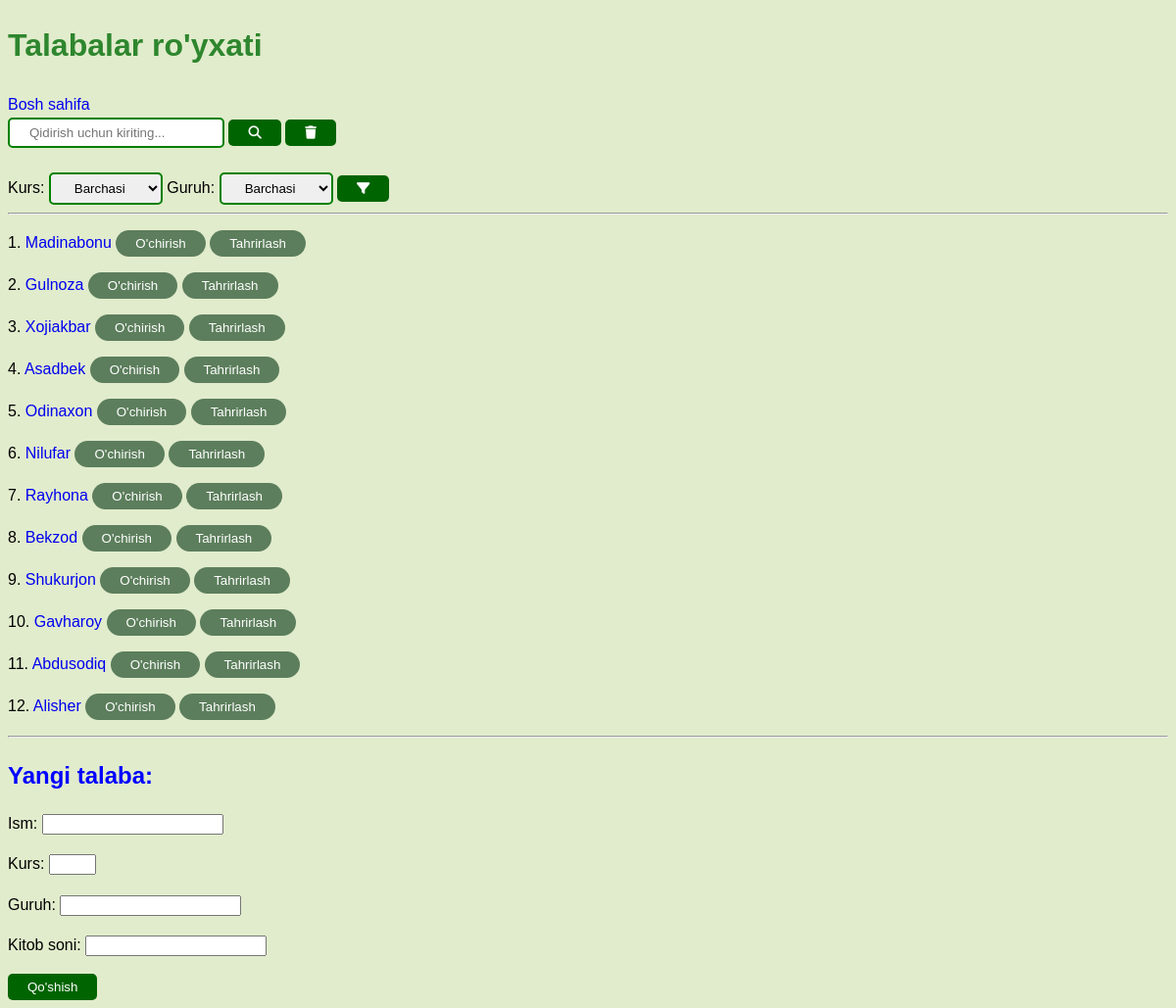
Screenshot of /talabalar/ with the database file from the repository.
### main/models.py (models this page shows, shortened)
class Talaba(models.Model):
    ism = models.CharField(max_length=100)
    guruh = models.CharField(max_length=50)
    kurs = models.PositiveSmallIntegerField(default=1)
    kitob_soni = models.PositiveSmallIntegerField(default=0)
    class Meta:
        verbose_name = 'Talaba'
        verbose_name_plural = 'Talabalar'

### main/views.py (the view, shortened to what this page needs)
# urls.py: path('talabalar/', talaba_view, name = 'talabalar'),
def talaba_view(request):
    form = TalabaForm
    talabalar = Talaba.objects.all()
    guruhlar = [item['guruh'] for item in Talaba.objects.all().values('guruh')]
    guruhlar = sorted(list(set(guruhlar)))
    search = request.GET.get('search')
    kurs = request.GET.get('kurs')
    guruh = request.GET.get('guruh')
    if search is not None:
        talabalar = talabalar.filter(ism__icontains = search)
    if kurs is not None and kurs != '0':
        talabalar = talabalar.filter(kurs = kurs)
    if guruh is not None and guruh != '0':
        talabalar = talabalar.filter(guruh = guruh)
    context = {
        'talabalar': talabalar,
        'guruh': guruh,
        'kurs': kurs,
        'search': search,
        'guruhlar': guruhlar,
        'form': form,
    }
    return render(request, 'talabalar.html', context)

### templates/talabalar.html (shortened to what this page needs)
<!DOCTYPE html>
<html lang="en">
<head>
    <link rel="stylesheet" href="https://cdnjs.cloudflare.com/ajax/libs/font-awesome/6.7.2/css/all.min.css" />
</head>
<body style="background-color: rgba(206, 224, 170, 0.596);">
  <h1 style="color:rgb(46, 134, 46);">Talabalar ro'yxati</h1>
  <a style = 'text-decoration: none' href = '/home/'>Bosh sahifa</a>
  <form>
    <input style="border:2px solid green; padding: 6px 20px; border-radius:5px; " name = 'search' placeholder = 'Qidirish uchun kiriting...'>
           <button style="padding: 6px 20px; background-color:darkgreen; color:white; border:none; border-radius:5px;">
             <i class="fa-solid fa-magnifying-glass"></i>
           </button>
            <a href ='/talabalar/'>
              <button style="padding: 6px 20px; background-color:darkgreen; color:white ; border:none; border-radius:5px;"type = "button">
                 <i class="fa-solid fa-trash"></i>
              </button>
            </a>
  </form>
  <br>
  <form>
    <label>Kurs:</label>
    <select style="border:2px solid green; padding: 6px 20px; border-radius:5px; " name="kurs">
      <option value = '0'>Barchasi</option>
    </select>
  <label>Guruh:</label>
    <select style="border:2px solid green; padding: 6px 20px; border-radius:5px; " name = 'guruh'>
      <option value = '0'>Barchasi</option>
    </select>
    <button style="padding: 6px 20px; background-color:darkgreen; color:white; border:none; border-radius:5px;">
       <i class="fa-solid fa-filter"></i>
    </button>
  </form>
  <hr>
  {% for talaba in talabalar %}
  <p>{{ forloop.counter }}.
    <a  style = "text-decoration: none" href="/talabalar/{{ talaba.id }}/">
      {{talaba.ism}}
    </a>
    <button style ='padding: 6px 20px; border: none; border-radius: 30px; background-color: rgb(92, 126, 92); '>
      <a style = 'text-decoration: none; color:white;' href="/talabalar/{{ talaba.id }}/delete/">O'chirish</a>
    </button>
    <button style ='padding: 6px 20px; border: none; border-radius: 30px; background-color: rgb(92, 126, 92); '>
      <a style = 'text-decoration: none; color:white;' href="/talabalar/{{ talaba.id }}/update/">Tahrirlash</a>
    </button>
  </p>
  {% endfor %}
  <hr>
  <h2>Yangi talaba:</h2>
  <form method = 'post'>
    {{ form.as_p }}
      <button style="padding: 6px 20px; background-color:darkgreen; color:white; border:none; border-radius:5px;">Qo'shish</button>
  </form>
</body>
</html>

### templates/talabalar.html (style rules this page uses)
body { font-family: Arial, sans-serif; line-height: 1.6 }
h2 { color: blue; margin-bottom: 10px; }

### rows the page displays
Talaba: ism "Madinabonu"
Talaba: ism "Gulnoza"
Talaba: ism "Xojiakbar"
Talaba: ism "Asadbek"
Talaba: ism "Odinaxon"
Talaba: ism "Nilufar"
Talaba: ism "Rayhona"
Talaba: ism "Bekzod"
Talaba: ism "Shukurjon"
Talaba: ism "Gavharoy"
Talaba: ism "Abdusodiq"
Talaba: ism "Alisher"
